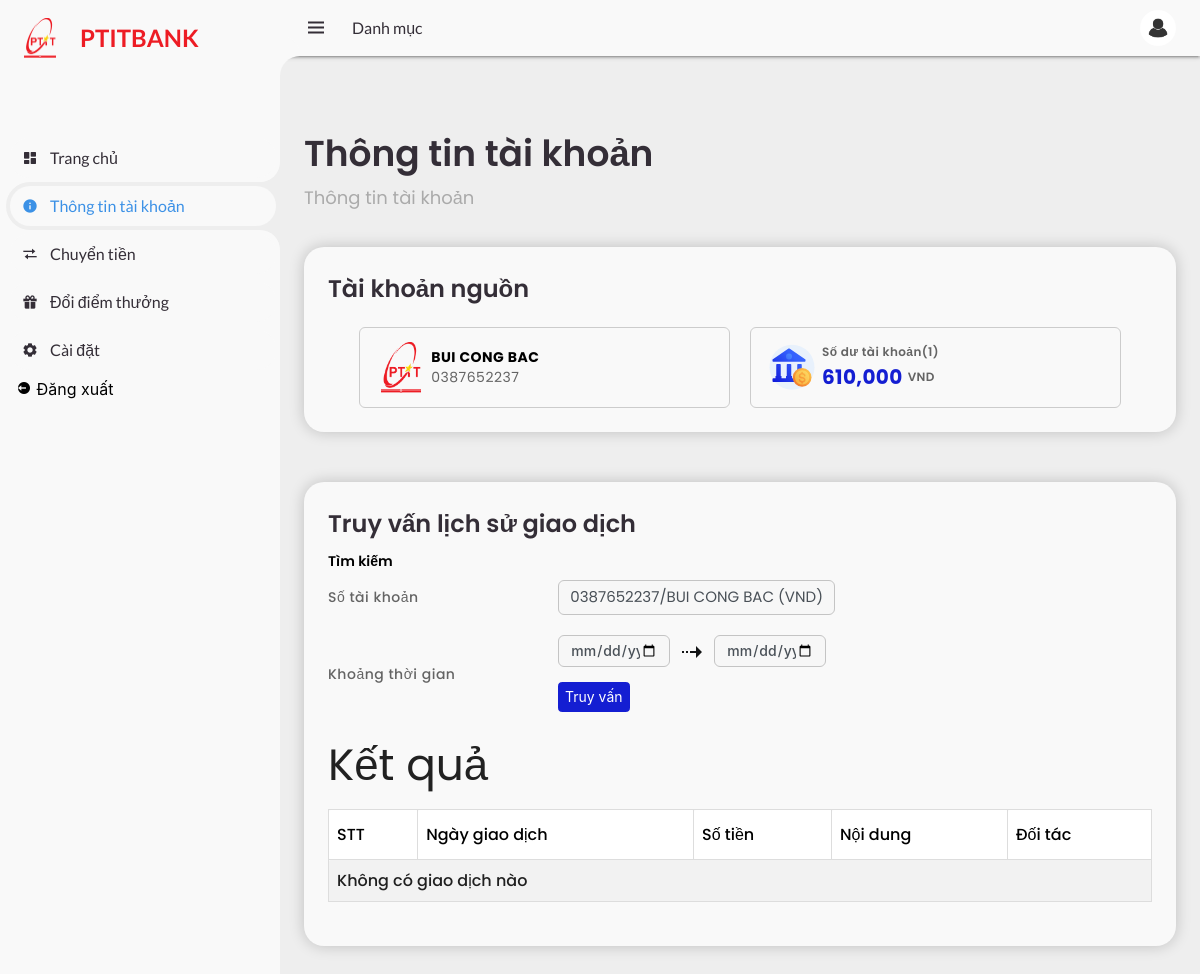
Screenshot of /account/profile (signed in) with the database file from the repository.
### tables this page shows
CREATE TABLE Customer (CustomerID TEXT PRIMARY KEY, FirstName TEXT NOT NULL, LastName TEXT NOT NULL, DateOfBirth DATE, Role TEXT NOT NULL, Email TEXT UNIQUE, PhoneNumber TEXT, Address TEXT, City TEXT, Country TEXT, Notes TEXT);

CREATE TABLE "Account" (
    AccountID TEXT,
    CustomerID TEXT,
    Username TEXT NOT NULL,
    Password TEXT NOT NULL,
    AccountType TEXT,
    Balance DECIMAL(15, 2),
    DateOpened DATE,
    accountNumber TEXT UNIQUE,
    Status TEXT,
    PinCode TEXT,
    creditScored INTEGER
);

### app/routes/home_route.py (the view)
@home_bp.route("/account/profile")
def profile():
    from app.services.account_service import handle_get_profile, remove_accents
    message, category, account, customer = handle_get_profile()
    if category == "danger":
        flash(message, category)
        return redirect(url_for("auth.login"))
    customer.FirstName = remove_accents(customer.FirstName.upper())
    customer.LastName = remove_accents(customer.LastName.upper())
    return render_template("profile.html", account=account, customer=customer)

### app/services/account_service.py (called while the page is built)
def handle_get_profile():
    account_id = session.get("account_id")
    if not account_id:
        return "Bạn chưa đăng nhập", "danger", None, None
    account = Account.query.filter_by(AccountID=account_id).first()
    if not account:
        return "Tài khoản không tồn tại", "danger", None, None
    customer = Customer.query.filter_by(CustomerID=account.CustomerID).first()
    return "Thông tin tài khoản", "success", account, customer

def remove_accents(input_str):
    nfkd_form = unicodedata.normalize("NFKD", input_str)
    return "".join([c for c in nfkd_form if not unicodedata.combining(c)])

### app/templates/profile.html (shortened to what this page needs)
<!DOCTYPE >
<html lang="en">
  <head>
    <link
      href="https://unpkg.com/boxicons@2.0.9/css/boxicons.min.css"
      rel="stylesheet"
    />
    <link rel="stylesheet" href="../static/css/profile.css" />
    <link
      href="https://cdnjs.cloudflare.com/ajax/libs/materialize/1.0.0/css/materialize.min.css"
      rel="stylesheet"
    />
  </head>
  <body>
    <section id="sidebar">
      <a href="/" class="brand">
        <div class="logo"></div>
        <span class="text">PTITBANK</span>
      </a>
      <ul class="side-menu top">
        <li>
          <a href="/">
            <i class="bx bxs-dashboard"></i>
            <span class="text">Trang chủ</span>
          </a>
        </li>
        <li class="active">
          <a href="/account/profile">
            <i class="bx bxs-info-circle"></i>
            <span class="text">Thông tin tài khoản</span>
          </a>
        </li>
        <li>
          <a href="/account/transfer-money">
            <i class="bx bx-transfer"></i>
            <span class="text">Chuyển tiền</span>
          </a>
        </li>
        <li>
          <a href="/account/credit-score">
            <i class="bx bxs-gift"></i>
            <span class="text">Đổi điểm thưởng</span>
          </a>
        </li>
        <li>
          <a href="/account/settings">
            <i class="bx bxs-cog"></i>
            <span class="text">Cài đặt</span>
          </a>
        </li>
        <form action="{{ url_for('auth.logout') }}" method="POST">
          <li>
            <button type="submit" class="logout">
              <i class="bx bxs-log-out-circle"></i>
              <span class="text">Đăng xuất</span>
            </button>
          </li>
        </form>
      </ul>
    </section>
    <section id="content">
      <nav>
        <i class="bx bx-menu"></i>
        <a href="#" class="nav-link">Danh mục</a>
        <a href="/account/profile" class="profile">
          <img src="../static/images/avatar_user.png" />
        </a>
      </nav>
      <main>
        <div class="head-title">
          <div class="left">
            <h1>Thông tin tài khoản</h1>
            <ul class="breadcrumb">
              <li>
                <a href="#">Thông tin tài khoản</a>
              </li>
            </ul>
          </div>
        </div>
        <ul class="box-info">
          <li>
            <div class="main-account-title">Tài khoản nguồn</div>
            <div class="current-info">
              <div class="current-info-item main-account">
                <div class="left-content"></div>
                <div class="right-content">
                  <div class="fullname">
                    {{customer.FirstName+" "+customer.LastName}}
                  </div>
                  <div class="account-number">{{account.accountNumber}}</div>
                </div>
              </div>
              <div class="current-info-item total-value">
                <div class="left-content"></div>
                <div class="right-content">
                  <div class="up-content">Số dư tài khoản(1)</div>
                  <div class="down-content">
                    <div class="balance">
                      {{'{:,.0f}'.format(account.Balance)}}
                    </div>
                    <div class="currency">VND</div>
                  </div>
                </div>
              </div>
            </div>
          </li>
        </ul>
        <div class="transaction-query">
          <div class="title">Truy vấn lịch sử giao dịch</div>
          <div class="search-title">Tìm kiếm</div>
          <div class="account-number-wrapper">
            <div class="account-number-text">Số tài khoản</div>
            <div class="account-number-detail">
              {{account.accountNumber}}/{{customer.FirstName + " " +
              customer.LastName}} (VND)
            </div>
          </div>
          <div class="time-wrapper">
            <div class="time-text">Khoảng thời gian</div>
            <form action="{{ url_for('home.get_transaction') }}" method="post">
              <div class="time-detail">
                <div class="time-start">
                  <input cla type="date" name="start_date" required />
                </div>
                <div class="arrow-icon"></div>
                <div class="time-end">
                  <input type="date" name="end_date" required />
                </div>
              </div>
              <button
                type="submit"
                class="query"
                style="margin-top: 15px; margin-right: 15px"
              >
                Truy vấn
              </button>
            </form>
          </div>
          <div class="query-result">
            <h3>Kết quả</h3>
            <table class="query-result-table">
              <tr>
                <th>STT</th>
                <th>Ngày giao dịch</th>
                <th>Số tiền</th>
                <th>Nội dung</th>
                <th>Đối tác</th>
              </tr>
              {% if transactions %} {% for item in transactions.items %} {% set
              transaction = item[0] %} {% set sender_first_name = item[1] %} {%
              set sender_last_name = item[2] %} {% set recipient_first_name =
              item[3] %} {% set recipient_last_name = item[4] %} {% set
              recipient_account_number = item[5] %} {% set sender_account_number
              = item[6] %} {% set recipient_account_number = item[7] %} {% set
              transaction_type = item[8] %}
              <tr>
                <td>{{ loop.index }}</td>
                <td>{{ transaction.TransactionDate.strftime('%d/%m/%Y') }}</td>
                <td>
                  {% if transaction_type == 'incoming' %}
                  <span style="color: green"
                    >+{{ '{:,.0f}'.format(transaction.Amount) }} VNĐ</span
                  >
                  {% else %}
                  <span style="color: red"
                    >-{{ '{:,.0f}'.format(transaction.Amount) }} VNĐ</span
                  >
                  {% endif %}
                </td>
                <td>{{ transaction.Description }}</td>
                <td>
                  {% if transaction_type == 'incoming' %} {{ sender_first_name
                  }} {{ sender_last_name }} - {{ sender_account_number }} {%
                  else %} {{ recipient_first_name }} {{ recipient_last_name }} -
                  {{ recipient_account_number }} {% endif %}
                </td>
              </tr>
              {% endfor %} {% else %}
              <tr>
                <td colspan="5">Không có giao dịch nào</td>
              </tr>
              {% endif %}
            </table>
          </div>
        </div>
      </main>
    </section>
  </body>
</html>

### rows the page displays
Customer: FirstName+LastName "BUI CONG BAC"
Account: accountNumber "0387652237", Balance "610,000"
